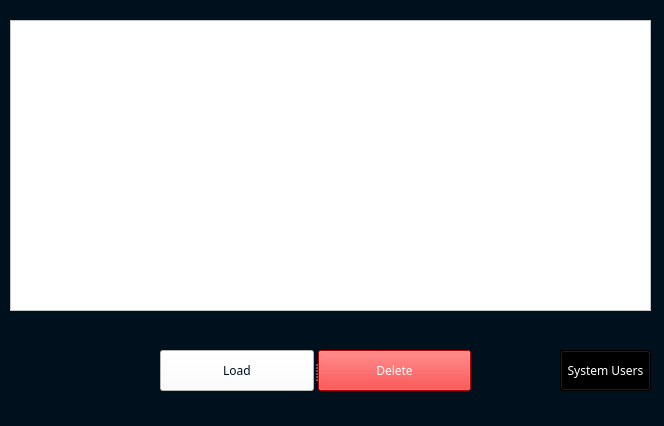
<?xml version="1.0" encoding="UTF-8"?>
<ui version="4.0">
 <class>AdminAllProducts</class>
 <widget class="QWidget" name="AdminAllProducts">
  <property name="geometry">
   <rect>
    <x>0</x>
    <y>0</y>
    <width>664</width>
    <height>426</height>
   </rect>
  </property>
  <property name="font">
   <font>
    <family>Poppins</family>
   </font>
  </property>
  <property name="windowTitle">
   <string>Admin - All Products</string>
  </property>
  <property name="styleSheet">
   <string notr="true">background-color: #00111d;</string>
  </property>
  <widget class="QTableView" name="all_product_table">
   <property name="geometry">
    <rect>
     <x>10</x>
     <y>20</y>
     <width>641</width>
     <height>291</height>
    </rect>
   </property>
   <property name="font">
    <font>
     <family>Poppins</family>
    </font>
   </property>
   <property name="styleSheet">
    <string notr="true">background-color:white;</string>
   </property>
  </widget>
  <widget class="QSplitter" name="splitter">
   <property name="geometry">
    <rect>
     <x>160</x>
     <y>350</y>
     <width>311</width>
     <height>41</height>
    </rect>
   </property>
   <property name="orientation">
    <enum>Qt::Horizontal</enum>
   </property>
   <widget class="QPushButton" name="LoadTableBtn">
    <property name="font">
     <font>
      <family>Poppins</family>
     </font>
    </property>
    <property name="cursor">
     <cursorShape>PointingHandCursor</cursorShape>
    </property>
    <property name="styleSheet">
     <string notr="true">background-color: white;
color: #00111d;</string>
    </property>
    <property name="text">
     <string>Load</string>
    </property>
   </widget>
   <widget class="QPushButton" name="deleteBtn">
    <property name="font">
     <font>
      <family>Poppins</family>
     </font>
    </property>
    <property name="cursor">
     <cursorShape>PointingHandCursor</cursorShape>
    </property>
    <property name="styleSheet">
     <string notr="true">background-color:red;
color: white</string>
    </property>
    <property name="text">
     <string>Delete</string>
    </property>
   </widget>
  </widget>
  <widget class="QPushButton" name="pushButton">
   <property name="geometry">
    <rect>
     <x>560</x>
     <y>350</y>
     <width>91</width>
     <height>41</height>
    </rect>
   </property>
   <property name="font">
    <font>
     <family>Poppins</family>
    </font>
   </property>
   <property name="cursor">
    <cursorShape>PointingHandCursor</cursorShape>
   </property>
   <property name="styleSheet">
    <string notr="true">background-color: black;
color:white;</string>
   </property>
   <property name="text">
    <string>System Users</string>
   </property>
  </widget>
 </widget>
 <resources/>
 <connections/>
</ui>
